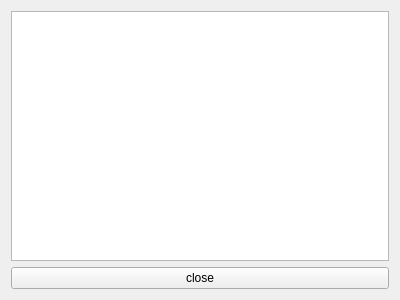
<?xml version="1.0" encoding="UTF-8"?>
<ui version="4.0">
 <class>FormLista</class>
 <widget class="QWidget" name="FormLista">
  <property name="geometry">
   <rect>
    <x>0</x>
    <y>0</y>
    <width>400</width>
    <height>300</height>
   </rect>
  </property>
  <property name="windowTitle">
   <string>Lista adresów</string>
  </property>
  <layout class="QVBoxLayout" name="verticalLayout_2">
   <item>
    <layout class="QVBoxLayout" name="verticalLayout">
     <item>
      <widget class="QTableWidget" name="tableWidget"/>
     </item>
     <item>
      <widget class="QPushButton" name="PBzamknij">
       <property name="text">
        <string>close</string>
       </property>
      </widget>
     </item>
    </layout>
   </item>
  </layout>
 </widget>
 <resources/>
 <connections/>
</ui>
